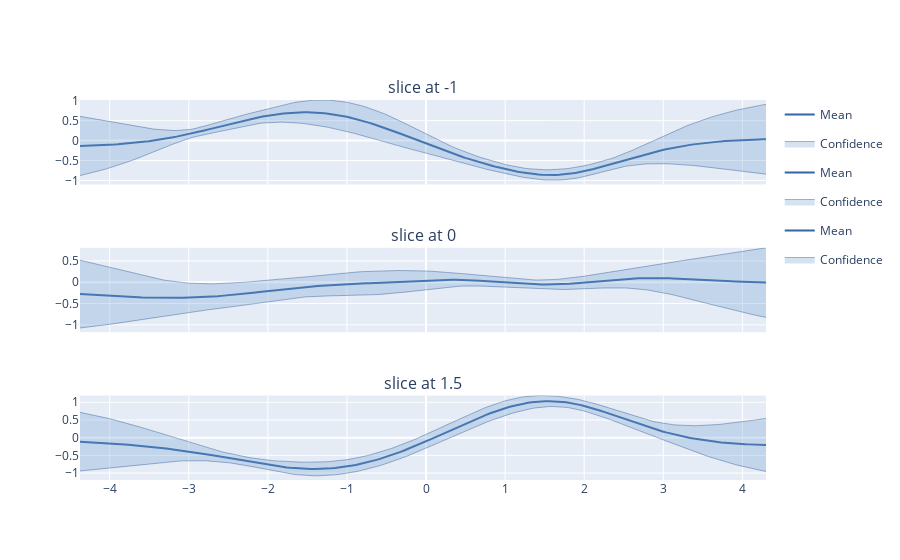

Notebook source saved alongside this figure:
### Markdown cell above
## Plotting slices
To see the uncertaintly associated with the above predictions, we can plot slices through the surface. this is done by passing the optional `fixed_inputs` argument to the plot function. `fixed_inputs` is a list of tuples containing which of the inputs to fix, and to which value.

To get horixontal slices of the above GP, we'll fix second (index 1) input to -1, 0, and 1.5:

### Code cell
slices = [-1, 0, 1.5]
figure = GPy.plotting.plotting_library().figure(3, 1, 
                        shared_xaxes=True,
                        subplot_titles=('slice at -1', 
                                        'slice at 0', 
                                        'slice at 1.5', 
                                        )
                            )
for i, y in zip(range(3), slices):
    canvas = m.plot(figure=figure, fixed_inputs=[(1,y)], row=(i+1), plot_data=False)
GPy.plotting.show(canvas, filename='basic_gp_regression_notebook_slicing')

### Figure 1 — Plotly figure (JSON) as saved in the notebook; plotly's stock layout.template omitted (floating-point values rounded to 4 significant figures; data arrays with more than 128 entries replaced by an {"elided": "..."} marker saying what was removed)
{"data": [{"line": {"color": "#3465a4", "width": 2}, "mode": "lines", "name": "Mean", "showlegend": true, "type": "scatter", "x": {"elided": "200 float values"}, "xaxis": "x", "y": {"elided": "200 float values"}, "yaxis": "y"}, {"fillcolor": "rgba(114, 159, 207, 0.3)", "legendgroup": "Confidence_fill_(1,1)", "line": {"color": "#204a87", "width": 0.4}, "mode": "lines", "name": "Confidence", "opacity": 0.3, "showlegend": false, "type": "scatter", "x": {"elided": "200 float values"}, "xaxis": "x", "y": {"elided": "200 float values"}, "yaxis": "y"}, {"fill": "tonextx", "fillcolor": "rgba(114, 159, 207, 0.3)", "legendgroup": "Confidence_fill_(1,1)", "line": {"color": "#204a87", "width": 0.4}, "mode": "lines", "name": "Confidence", "opacity": 0.3, "showlegend": true, "type": "scatter", "x": {"elided": "200 float values"}, "xaxis": "x", "y": {"elided": "200 float values"}, "yaxis": "y"}, {"line": {"color": "#3465a4", "width": 2}, "mode": "lines", "name": "Mean", "showlegend": true, "type": "scatter", "x": {"elided": "200 float values"}, "xaxis": "x2", "y": {"elided": "200 float values"}, "yaxis": "y2"}, {"fillcolor": "rgba(114, 159, 207, 0.3)", "legendgroup": "Confidence_fill_(2,1)", "line": {"color": "#204a87", "width": 0.4}, "mode": "lines", "name": "Confidence", "opacity": 0.3, "showlegend": false, "type": "scatter", "x": {"elided": "200 float values"}, "xaxis": "x2", "y": {"elided": "200 float values"}, "yaxis": "y2"}, {"fill": "tonextx", "fillcolor": "rgba(114, 159, 207, 0.3)", "legendgroup": "Confidence_fill_(2,1)", "line": {"color": "#204a87", "width": 0.4}, "mode": "lines", "name": "Confidence", "opacity": 0.3, "showlegend": true, "type": "scatter", "x": {"elided": "200 float values"}, "xaxis": "x2", "y": {"elided": "200 float values"}, "yaxis": "y2"}, {"line": {"color": "#3465a4", "width": 2}, "mode": "lines", "name": "Mean", "showlegend": true, "type": "scatter", "x": {"elided": "200 float values"}, "xaxis": "x3", "y": {"elided": "200 float values"}, "yaxis": "y3"}, {"fillcolor": "rgba(114, 159, 207, 0.3)", "legendgroup": "Confidence_fill_(3,1)", "line": {"color": "#204a87", "width": 0.4}, "mode": "lines", "name": "Confidence", "opacity": 0.3, "showlegend": false, "type": "scatter", "x": {"elided": "200 float values"}, "xaxis": "x3", "y": {"elided": "200 float values"}, "yaxis": "y3"}, {"fill": "tonextx", "fillcolor": "rgba(114, 159, 207, 0.3)", "legendgroup": "Confidence_fill_(3,1)", "line": {"color": "#204a87", "width": 0.4}, "mode": "lines", "name": "Confidence", "opacity": 0.3, "showlegend": true, "type": "scatter", "x": {"elided": "200 float values"}, "xaxis": "x3", "y": {"elided": "200 float values"}, "yaxis": "y3"}], "layout": {"annotations": [{"font": {"size": 16}, "showarrow": false, "text": "slice at -1", "x": 0.5, "xanchor": "center", "xref": "paper", "y": 1, "yanchor": "bottom", "yref": "paper"}, {"font": {"size": 16}, "showarrow": false, "text": "slice at 0", "x": 0.5, "xanchor": "center", "xref": "paper", "y": 0.6111, "yanchor": "bottom", "yref": "paper"}, {"font": {"size": 16}, "showarrow": false, "text": "slice at 1.5", "x": 0.5, "xanchor": "center", "xref": "paper", "y": 0.2222, "yanchor": "bottom", "yref": "paper"}], "showlegend": true, "xaxis": {"anchor": "y", "domain": [0, 1], "matches": "x3", "showticklabels": false}, "xaxis2": {"anchor": "y2", "domain": [0, 1], "matches": "x3", "showticklabels": false}, "xaxis3": {"anchor": "y3", "domain": [0, 1]}, "yaxis": {"anchor": "x", "domain": [0.7778, 1]}, "yaxis2": {"anchor": "x2", "domain": [0.3889, 0.6111]}, "yaxis3": {"anchor": "x3", "domain": [0, 0.2222]}}}
